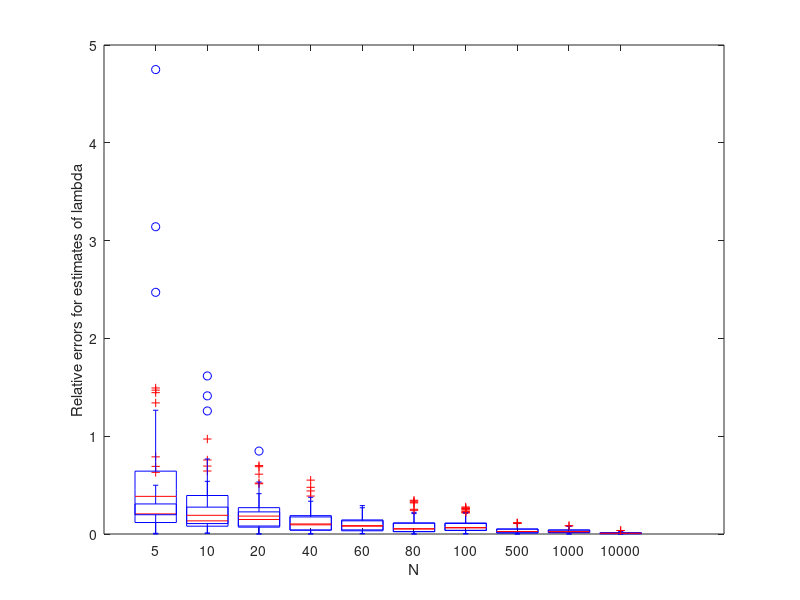

Write MATLAB code to recreate this figure.





clear;
clc;
close all;
M = 100;
lambda = 5;
alpha = 5.5;
beta = 1;
A = zeros(100,10);
B = zeros(100,10);
N = [5 10 20 40 60 80 100 500 1000 10000];
for i=1:10
    sample = -0.2*log(rand(N(i),M));
    sample_sum = sum(sample,1);
    lambda_ML = N(i)./sample_sum;
    lambda_MAP = (N(i)+alpha)./(sample_sum+beta);
    A(:,i) = transpose(abs(lambda_ML-lambda)/lambda);
    B(:,i) = transpose(abs(lambda_MAP-lambda)/lambda);   
end
figure;
boxplot(B,'Color',"r");
hold on;
boxplot(A,'Color',"b");
ylabel('Relative errors for estimates of lambda');
xlabel('N')
set(gca,'XTickLabel',{'5','10','20','40','60','80','100','500',' 1000 ','   10000'});


hold off;






